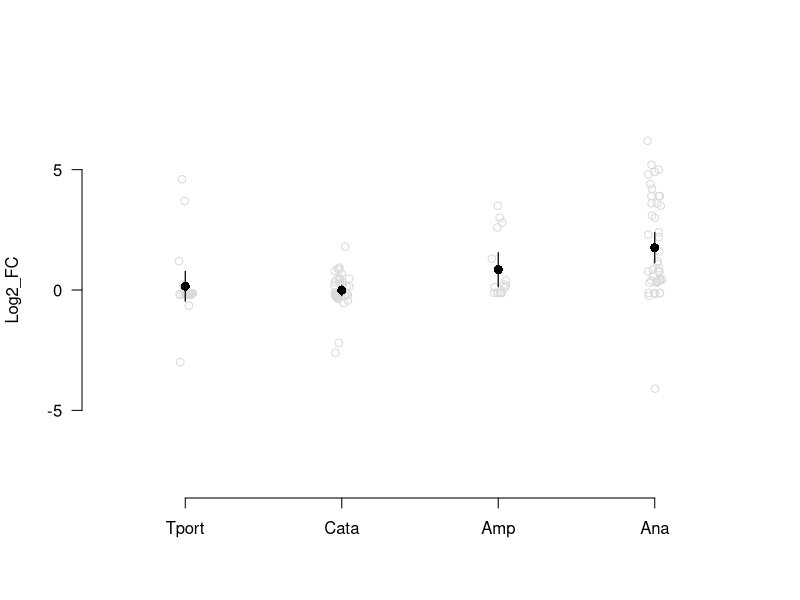

The R script that drew this image:
library(tidyverse)
library(data.table)


 # significantFitness <- fread('Data/significantW_randomization_20220705.csv')
 # 
 # AA_COGs <- fread('COGs/AAtransportMetabolismCOG.txt') %>%
 #     inner_join(., significantFitness, by='spo') %>%
 #     mutate(., COG='AA')
 # 
 # Carbon_COGs <- fread('COGs/CarbontransportMetabolismCOG.txt') %>%
 #     inner_join(., significantFitness, by='spo') %>%
 #     mutate(., COG='Carbon')
 # 
 # Coenz_COGs <- fread('COGs/CoenzymeTransportMetabolismCOG.txt') %>%
 #     inner_join(., significantFitness, by='spo') %>%
 #     mutate(., COG='Coenzyme')
 # 
 # Energy_COGs <- fread('COGs/EnergyproductionConversion.txt') %>%
 #     inner_join(., significantFitness, by='spo') %>%
 #     mutate(., COG='Energy')
 # 
 # Inorg_COGs <- fread('COGs/InorganicTransportMetabolism.txt') %>%
 #     inner_join(., significantFitness, by='spo') %>%
 #     mutate(., COG='Inorganics')
 # 
 # Lipid_COGs <- fread('COGs/lipidTransportMetabolism.txt')  %>%
 #     inner_join(., significantFitness, by='spo') %>%
 #     mutate(., COG='lipids')
 # 
 # nucleotide_COGs <- fread('COGs/nucleotideTransportMetabolismCOG.txt') %>%
 #     inner_join(., significantFitness, by='spo') %>%
 #     mutate(., COG='nucleotide')
 # 
 # translation_COGs <- fread('COGs/translationRibosomalstructureBiogenesisCOG.txt') %>%
 #     inner_join(., significantFitness, by='spo') %>%
 #     mutate(., COG='translation')
 # 
 # 
 # COGtable <- AA_COGs %>%
 #     rbind(Carbon_COGs) %>%
 #     rbind(Coenz_COGs) %>%
 #     rbind(Energy_COGs) %>%
 #     rbind(Inorg_COGs) %>%
 #     rbind(Lipid_COGs) %>%
 #     rbind(translation_COGs) %>%
 #     rbind(nucleotide_COGs)
 # 
 # write.csv(COGtable, 'significantCOGfitness_20220705.csv')

# x <- merge(significantFitness, metabolism, all=TRUE)

metabolism <- fread('significantFitness_Metabolism_20220706.csv')


anabolic <- subset(metabolism, Metabolism == 'Anabolic') 
anabolicfold <- c(anabolic$Mari_fold_diff[anabolic$sig_mari=='yes'], anabolic$Vib_fold_diff[anabolic$sig_vib=='yes'], anabolic$CC_fold_diff[anabolic$sig_cc=='yes']) %>% 
    na.omit()

anabolicW <- c(anabolic$meanW_mari[anabolic$sig_mari=='yes'], anabolic$meanW_vib[anabolic$sig_vib=='yes'], anabolic$meanW_CC[anabolic$sig_cc=='yes']) %>% 
    na.omit()
anabolicWAlone <- anabolic$meanW_rpomAlone


catabolic <- subset(metabolism, Metabolism=='Catabolic')

catabolicfold <- c(catabolic$Mari_fold_diff[catabolic$sig_mari=='yes'], catabolic$Vib_fold_diff[catabolic$sig_vib=='yes'], catabolic$CC_fold_diff[catabolic$sig_cc=='yes']) %>% 
    na.omit()

catabolicW <- c(catabolic$meanW_mari[catabolic$sig_mari=='yes'], catabolic$meanW_vib[catabolic$sig_vib=='yes'], catabolic$meanW_CC[catabolic$sig_cc=='yes']) %>% 
    na.omit()
catabolicWAlone <- catabolic$meanW_rpomAlone

both <- subset(metabolism, Metabolism=='Amphibolic')
bothfold <- c(both$Mari_fold_diff[both$sig_mari=='yes'], both$Vib_fold_diff[both$sig_vib=='yes'], both$CC_fold_diff[both$sig_cc=='yes']) %>% 
    na.omit()
bothW <- c(both$meanW_mari[both$sig_mari=='yes'], both$meanW_vib[both$sig_vib=='yes'], both$meanW_CC[both$sig_cc=='yes']) %>% 
    na.omit()
bothWAlone <- both$meanW_rpomAlone


transport <- subset(metabolism, Metabolism=='Transport')
transportfold <- c(transport$Mari_fold_diff[transport$sig_mari=='yes'], transport$Vib_fold_diff[transport$sig_vib=='yes'], transport$CC_fold_diff[transport$sig_cc=='yes']) %>% 
    na.omit()
transportW <- c(transport$meanW_mari[transport$sig_mari=='yes'], transport$meanW_vib[transport$sig_vib=='yes'], transport$meanW_CC[transport$sig_cc=='yes']) %>% 
    na.omit()
transportWAlone <- transport$meanW_rpomAlone

anabolicTest <- t.test(anabolicfold)
anabolicWTest <- t.test(anabolicW)
anabolicWAloneTest <- t.test(anabolicWAlone)
catabolicTest <- t.test(catabolicfold)
catabolicWTest <- t.test(catabolicW)
catabolicWAloneTest <- t.test(catabolicWAlone)
bothTest <- t.test(bothfold)
bothWTest <- t.test(bothW)
bothWAloneTest <- t.test(bothWAlone)
transportTest <- t.test(transportfold)
transportWTest <- t.test(transportW)
transportWAloneTest <- t.test(transportWAlone)

combodW <- c(anabolicfold, catabolicfold, transportfold, bothfold)
comboW <- c(anabolicW, anabolicWAlone, catabolicW, catabolicWAlone)


dotPlotter <- function(metabolism, metabolismTest, X, meanColor='black'){
    points(runif(length(metabolism), X-0.01, X+0.01), metabolism, col='grey85')
    points(X, metabolismTest$estimate, pch=16, cex=1.2, col=meanColor)
    segments(x0=X, y0=metabolismTest$conf.int[1], y1=metabolismTest$conf.int[2], lwd=1.2, col=meanColor)
    
}


#pdf('metabolic_FoldDifferences_20220706.pdf', useDingbats=FALSE)


plot(c(0.8, 1.1), c(-8,8), type='n', xlim=c(0,0.8), xlab='', ylab='Log2_FC', xaxt='n', bty='n', las=2)
axis(1, at=c(0.1, 0.3, 0.5, 0.7), labels=c('Tport', 'Cata', 'Amp', 'Ana'))
dotPlotter(transportfold, transportTest, 0.1)
dotPlotter(catabolicfold, catabolicTest, 0.3)
dotPlotter(bothfold, bothTest, 0.5)
dotPlotter(anabolicfold, anabolicTest, 0.7)



#dev.off()
